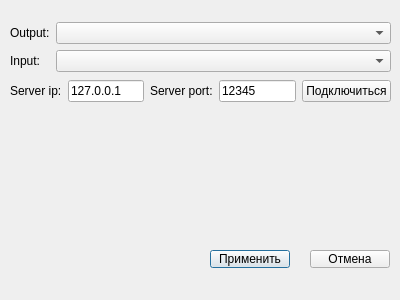
<?xml version="1.0" encoding="UTF-8"?>
<ui version="4.0">
 <class>SettingsWindow</class>
 <widget class="QDialog" name="SettingsWindow">
  <property name="geometry">
   <rect>
    <x>0</x>
    <y>0</y>
    <width>400</width>
    <height>300</height>
   </rect>
  </property>
  <property name="windowTitle">
   <string>Dialog</string>
  </property>
  <widget class="QPushButton" name="settingsApplyButton">
   <property name="geometry">
    <rect>
     <x>210</x>
     <y>250</y>
     <width>80</width>
     <height>18</height>
    </rect>
   </property>
   <property name="text">
    <string>Применить</string>
   </property>
  </widget>
  <widget class="QPushButton" name="settingsCancelButton">
   <property name="geometry">
    <rect>
     <x>310</x>
     <y>250</y>
     <width>80</width>
     <height>18</height>
    </rect>
   </property>
   <property name="text">
    <string>Отмена</string>
   </property>
  </widget>
  <widget class="QWidget" name="layoutWidget">
   <property name="geometry">
    <rect>
     <x>10</x>
     <y>80</y>
     <width>381</width>
     <height>42</height>
    </rect>
   </property>
   <layout class="QVBoxLayout" name="verticalLayout">
    <item>
     <layout class="QHBoxLayout" name="horizontalLayout">
      <item>
       <widget class="QLabel" name="label_3">
        <property name="text">
         <string>Server ip:</string>
        </property>
       </widget>
      </item>
      <item>
       <widget class="QLineEdit" name="settingsServerIpLineEdit">
        <property name="text">
         <string>127.0.0.1</string>
        </property>
       </widget>
      </item>
      <item>
       <widget class="QLabel" name="label_4">
        <property name="text">
         <string>Server port:</string>
        </property>
       </widget>
      </item>
      <item>
       <widget class="QLineEdit" name="settingsServerPortLineEdit">
        <property name="text">
         <string>12345</string>
        </property>
       </widget>
      </item>
      <item>
       <widget class="QPushButton" name="settingsConnectToServerButton">
        <property name="text">
         <string>Подключиться</string>
        </property>
       </widget>
      </item>
     </layout>
    </item>
    <item>
     <widget class="QLabel" name="settingsServerConnectionStatus">
      <property name="text">
       <string/>
      </property>
     </widget>
    </item>
   </layout>
  </widget>
  <widget class="QWidget" name="layoutWidget">
   <property name="geometry">
    <rect>
     <x>10</x>
     <y>22</y>
     <width>381</width>
     <height>50</height>
    </rect>
   </property>
   <layout class="QGridLayout" name="gridLayout">
    <item row="0" column="0">
     <widget class="QLabel" name="settingsOutputDeviceLabel">
      <property name="text">
       <string>Output:</string>
      </property>
     </widget>
    </item>
    <item row="0" column="1">
     <widget class="QComboBox" name="settingsOutputDeviceComboBox">
      <property name="sizePolicy">
       <sizepolicy hsizetype="MinimumExpanding" vsizetype="Fixed">
        <horstretch>0</horstretch>
        <verstretch>0</verstretch>
       </sizepolicy>
      </property>
     </widget>
    </item>
    <item row="1" column="0">
     <widget class="QLabel" name="settingsInputDeviceLabel">
      <property name="text">
       <string>Input:</string>
      </property>
     </widget>
    </item>
    <item row="1" column="1">
     <widget class="QComboBox" name="settingsInputDeviceComboBox">
      <property name="sizePolicy">
       <sizepolicy hsizetype="MinimumExpanding" vsizetype="Fixed">
        <horstretch>0</horstretch>
        <verstretch>0</verstretch>
       </sizepolicy>
      </property>
     </widget>
    </item>
   </layout>
  </widget>
 </widget>
 <resources/>
 <connections/>
</ui>
